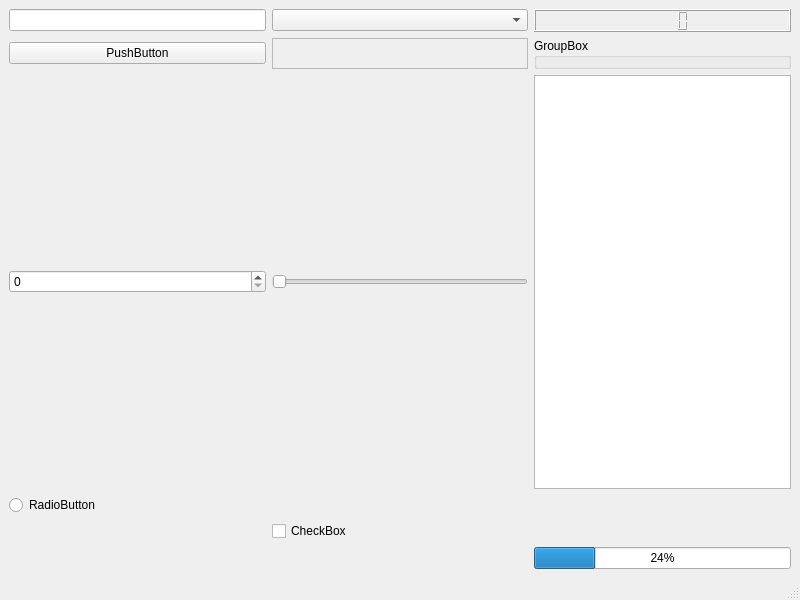
<?xml version="1.0" encoding="UTF-8"?>
<ui version="4.0">
 <class>MainWindow</class>
 <widget class="QMainWindow" name="MainWindow">
  <property name="geometry">
   <rect>
    <x>0</x>
    <y>0</y>
    <width>800</width>
    <height>600</height>
   </rect>
  </property>
  <property name="windowTitle">
   <string>MainWindow</string>
  </property>
  <widget class="QWidget" name="centralwidget">
   <layout class="QGridLayout" name="gridLayout">
    <item row="0" column="0">
     <widget class="QLineEdit" name="lineEdit"/>
    </item>
    <item row="0" column="1">
     <widget class="QComboBox" name="comboBox"/>
    </item>
    <item row="0" column="2">
     <widget class="QLCDNumber" name="lcdNumber"/>
    </item>
    <item row="1" column="0">
     <widget class="QPushButton" name="pushButton">
      <property name="text">
       <string>PushButton</string>
      </property>
     </widget>
    </item>
    <item row="1" column="1">
     <widget class="QFrame" name="frame">
      <property name="frameShape">
       <enum>QFrame::Shape::StyledPanel</enum>
      </property>
      <property name="frameShadow">
       <enum>QFrame::Shadow::Raised</enum>
      </property>
     </widget>
    </item>
    <item row="1" column="2">
     <widget class="QGroupBox" name="groupBox">
      <property name="title">
       <string>GroupBox</string>
      </property>
     </widget>
    </item>
    <item row="2" column="0">
     <widget class="QSpinBox" name="spinBox"/>
    </item>
    <item row="2" column="1">
     <widget class="QSlider" name="horizontalSlider">
      <property name="orientation">
       <enum>Qt::Orientation::Horizontal</enum>
      </property>
     </widget>
    </item>
    <item row="2" column="2">
     <widget class="QListView" name="listView"/>
    </item>
    <item row="3" column="0">
     <widget class="QRadioButton" name="radioButton">
      <property name="text">
       <string>RadioButton</string>
      </property>
     </widget>
    </item>
    <item row="4" column="1">
     <widget class="QCheckBox" name="checkBox">
      <property name="text">
       <string>CheckBox</string>
      </property>
     </widget>
    </item>
    <item row="5" column="2">
     <widget class="QProgressBar" name="progressBar">
      <property name="value">
       <number>24</number>
      </property>
     </widget>
    </item>
   </layout>
  </widget>
  <widget class="QMenuBar" name="menubar">
   <property name="geometry">
    <rect>
     <x>0</x>
     <y>0</y>
     <width>800</width>
     <height>33</height>
    </rect>
   </property>
  </widget>
  <widget class="QStatusBar" name="statusbar"/>
 </widget>
 <resources/>
 <connections/>
</ui>
